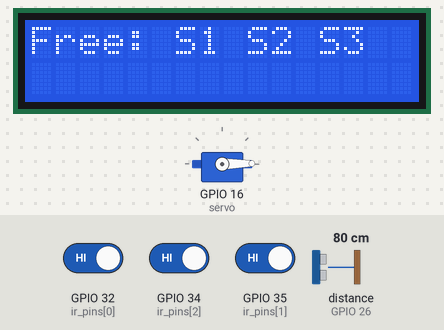
A program run on a simulated ESP32 board running MicroPython. On the bench: 16×2 character LCD, servo. The test bench sets the inputs (shaded band); at power-on: GPIO 32 (ir_pins[0]) HIGH, GPIO 34 (ir_pins[2]) HIGH, GPIO 35 (ir_pins[1]) HIGH, distance to the obstacle (sensor on GPIO 26) 80 cm. The echo pulse lasts 58.3 µs per cm; WiFi joins after 1.5 s; requests to the public web service named in the program get a made-up reply in its usual format after 0.4 s (London, UTC, broken clouds, 64 % humidity, 1013 hPa unless stated); servo angles are drawn from the pulse width (0.5 ms = 0°, 2.5 ms = 180°); threads take turns every 2 ms; the clock reads 2024-03-15 10:24:30 at power-on unless the program sets it; what the program prints to the serial console is not drawn.

Above: at 3.7 s.
3.8 s: GPIO 32 (ir_pins[0]) driven LOW
At 5.0 s:
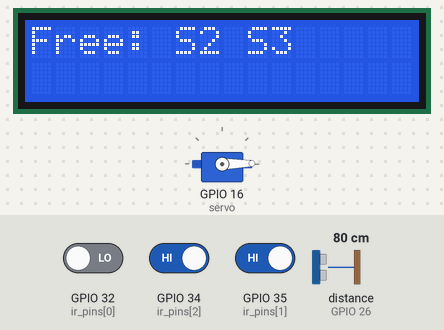
6.8 s: GPIO 34 (ir_pins[2]) driven LOW
At 8.3 s:
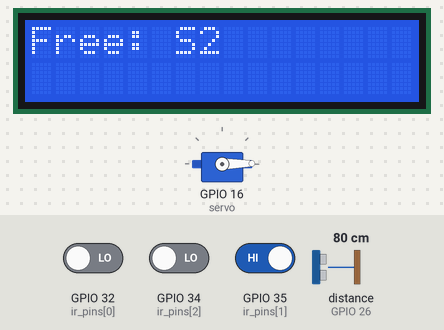
9.8 s: GPIO 35 (ir_pins[1]) driven LOW
At 11.5 s:
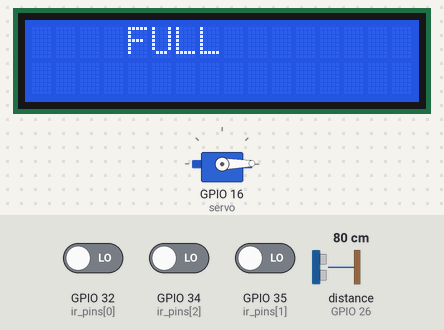
12.8 s: GPIO 32 (ir_pins[0]) driven HIGH
At 15.4 s:
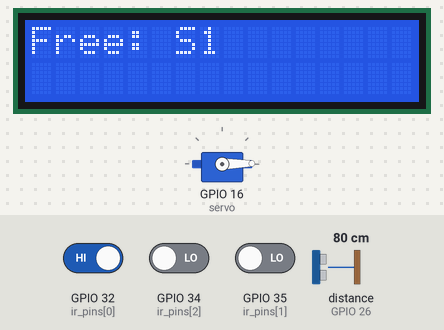
15.8 s: distance to the obstacle (sensor on GPIO 26) set to 21 cm
17.4 s: distance to the obstacle (sensor on GPIO 26) set to 18 cm
At 18.4 s:
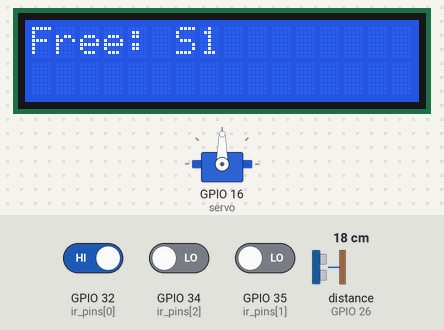
Timing chart, 0 to 19.9 s (numbered marks = the images above; inputs shaded):
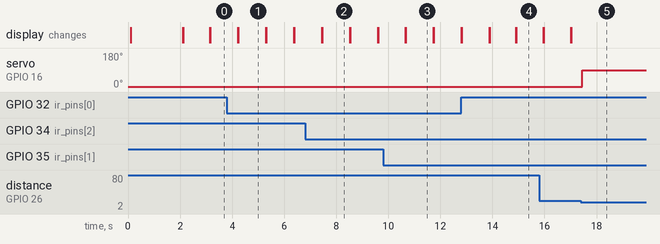

Measured:
- the behaviour switches between 20 and 19 cm on distance to the obstacle (sensor on GPIO 26) (found by bisection; images 4 and 5)
- after the input at 3.8 s, the display: first differs from a run without the input after 0.44 s (image 1)
- after the input at 6.8 s, the display: first differs from a run without the input after 0.66 s (image 2)
- after the input at 9.8 s, the display: first differs from a run without the input after 0.88 s (image 3)
- after the input at 12.8 s, the display: first differs from a run without the input after 2.1 s (image 4)
- after the input at 17.4 s, servo on GPIO 16 (servo): 1° → 90° after 0.05 s
- what the display in image 1 shows lasts 1.1 s, from 4.2 s to 5.3 s

The program:

parking.py
```python
import network
import socket
import time
import urequests
from machine import Pin, PWM, I2C
import ujson

# ======================== CONFIGURATION ========================
# WiFi credentials
WIFI_SSID = "Wokwi-GUEST"
WIFI_PASSWORD = ""


# Telegram Bot
BOT_TOKEN = "8335706055:AAEYOtQxRszYMT0v6IU1bCdfeWm4ig_fn7c"
CHAT_ID = "-4846234897"

# Pin definitions
TRIG_PIN = 27
ECHO_PIN = 26
SERVO_PIN = 16
IR_SLOT1 = 32
IR_SLOT2 = 35
IR_SLOT3 = 34

# LCD I2C pins
LCD_SDA = 21
LCD_SCL = 22

# Constants
TOTAL_SLOTS = 3
DETECTION_DISTANCE = 20  # cm
DEBOUNCE_TIME = 200  # ms
LEAVE_GRACE = 1000  # 1 second
PRICE_PER_MINUTE = 0.5  # $0.5 per minute

# ======================== HARDWARE SETUP ========================
# Ultrasonic sensor
trig = Pin(TRIG_PIN, Pin.OUT)
echo = Pin(ECHO_PIN, Pin.IN)

# Servo
servo = PWM(Pin(SERVO_PIN), freq=50)

# IR sensors
ir_pins = [
    Pin(IR_SLOT1, Pin.IN, Pin.PULL_UP),
    Pin(IR_SLOT2, Pin.IN, Pin.PULL_UP),
    Pin(IR_SLOT3, Pin.IN, Pin.PULL_UP),
]

# LCD (I2C 16x2)
try:
    i2c = I2C(0, sda=Pin(LCD_SDA), scl=Pin(LCD_SCL), freq=100000)
    lcd_addr = 0x27
    has_lcd = True
except:
    has_lcd = False
    print("LCD not found - continuing without LCD")


# ======================== LCD DRIVER ========================
class LCD_I2C:
    def __init__(self, i2c, addr=0x27):
        self.i2c = i2c
        self.addr = addr
        self.backlight = 0x08
        self.init_lcd()

    def write_nibble(self, data):
        self.i2c.writeto(self.addr, bytearray([data | self.backlight]))
        time.sleep_us(1)
        self.i2c.writeto(self.addr, bytearray([data | 0x04 | self.backlight]))
        time.sleep_us(1)
        self.i2c.writeto(self.addr, bytearray([data | self.backlight]))
        time.sleep_us(100)

    def write_byte(self, data, mode):
        self.write_nibble(mode | (data & 0xF0))
        self.write_nibble(mode | ((data << 4) & 0xF0))

    def init_lcd(self):
        time.sleep_ms(50)
        self.write_nibble(0x30)
        time.sleep_ms(5)
        self.write_nibble(0x30)
        time.sleep_us(150)
        self.write_nibble(0x30)
        self.write_nibble(0x20)
        self.write_byte(0x28, 0)  # 4-bit, 2 lines
        self.write_byte(0x0C, 0)  # Display on, cursor off
        self.write_byte(0x06, 0)  # Entry mode
        self.clear()

    def clear(self):
        self.write_byte(0x01, 0)
        time.sleep_ms(2)

    def set_cursor(self, col, row):
        row_offsets = [0x00, 0x40]
        self.write_byte(0x80 | (col + row_offsets[row]), 0)

    def print(self, text):
        for char in text:
            self.write_byte(ord(char), 1)


# Initialize LCD
if has_lcd:
    lcd = LCD_I2C(i2c, lcd_addr)
else:
    lcd = None

# ======================== GLOBAL STATE ========================
slots = [
    {
        "occupied": False,
        "assigned_id": 0,
        "time_in": 0,
        "last_change_time": 0,
        "last_state": False,
        "leave_detected_time": 0,
    },
    {
        "occupied": False,
        "assigned_id": 0,
        "time_in": 0,
        "last_change_time": 0,
        "last_state": False,
        "leave_detected_time": 0,
    },
    {
        "occupied": False,
        "assigned_id": 0,
        "time_in": 0,
        "last_change_time": 0,
        "last_state": False,
        "leave_detected_time": 0,
    },
]

ticket_history = []
id_used = [False, False, False, False]  # index 0 unused, 1-3 for IDs


# ======================== SERVO CONTROL ========================
def open_gate():
    servo.duty(77)  # 90 degrees (~1.5ms pulse)
    print("Gate OPENED")


def close_gate():
    servo.duty(26)  # 0 degrees (~0.5ms pulse)
    print("Gate CLOSED")


# ======================== ULTRASONIC SENSOR ========================
def get_distance():
    trig.off()
    time.sleep_us(2)
    trig.on()
    time.sleep_us(10)
    trig.off()

    timeout = 30000
    start = time.ticks_us()
    while echo.value() == 0:
        if time.ticks_diff(time.ticks_us(), start) > timeout:
            return 999
        pass

    pulse_start = time.ticks_us()
    while echo.value() == 1:
        if time.ticks_diff(time.ticks_us(), pulse_start) > timeout:
            return 999
        pass
    pulse_end = time.ticks_us()

    duration = time.ticks_diff(pulse_end, pulse_start)
    distance = (duration * 0.0343) / 2
    return distance


# ======================== PARKING LOGIC ========================
def get_free_slot_count():
    return sum(1 for s in slots if not s["occupied"])


def get_lowest_available_id():
    for i in range(1, TOTAL_SLOTS + 1):
        if not id_used[i]:
            return i
    return 0


def assign_car_to_slot(slot_index):
    # Prevent double assignment - check if already occupied
    if slots[slot_index]["occupied"]:
        return

    car_id = get_lowest_available_id()
    if car_id == 0:
        print(f"ERROR: No available ID for Slot S{slot_index+1}")
        return

    # Mark ID as used FIRST to prevent race condition
    id_used[car_id] = True

    # Then update slot info
    slots[slot_index]["occupied"] = True
    slots[slot_index]["assigned_id"] = car_id
    slots[slot_index]["time_in"] = time.time()

    print(f"Car assigned: ID={car_id}, Slot=S{slot_index+1}")


def process_exit(slot_index):
    slot = slots[slot_index]
    car_id = slot["assigned_id"]
    time_out = time.time()
    duration_sec = time_out - slot["time_in"]
    duration_min = duration_sec / 60
    fee = duration_min * PRICE_PER_MINUTE

    ticket = {
        "id": car_id,
        "slot": slot_index + 1,
        "time_in": slot["time_in"],
        "time_out": time_out,
        "duration": duration_min,
        "fee": fee,
        "active": False,
    }

    ticket_history.append(ticket)
    if len(ticket_history) > 20:
        ticket_history.pop(0)

    # Free the slot and ID
    id_used[car_id] = False
    slots[slot_index]["occupied"] = False
    slots[slot_index]["assigned_id"] = 0
    slots[slot_index]["time_in"] = 0
    slots[slot_index]["leave_detected_time"] = 0

    print(
        f"Exit processed: ID={car_id}, Duration={duration_min:.1f}min, Fee=${fee:.2f}"
    )
    send_telegram_receipt(ticket)


def update_slots():
    now = time.ticks_ms()

    for i in range(TOTAL_SLOTS):
        current_ir = ir_pins[i].value() == 0  # LOW = occupied

        # Debounce
        if current_ir != slots[i]["last_state"]:
            slots[i]["last_change_time"] = now
            slots[i]["last_state"] = current_ir

        # Only process if state is stable for debounce period
        time_diff = time.ticks_diff(now, slots[i]["last_change_time"])
        if time_diff > DEBOUNCE_TIME:
            # Entry detection - only if not already occupied
            if current_ir and not slots[i]["occupied"]:
                assign_car_to_slot(i)
                # Reset debounce to prevent immediate re-trigger
                slots[i]["last_change_time"] = now

            # Exit detection with grace period
            elif not current_ir and slots[i]["occupied"]:
                if slots[i]["leave_detected_time"] == 0:
                    slots[i]["leave_detected_time"] = now
                elif (
                    time.ticks_diff(now, slots[i]["leave_detected_time"]) >= LEAVE_GRACE
                ):
                    process_exit(i)
                    # Reset debounce
                    slots[i]["last_change_time"] = now
            else:
                # Reset leave detection if car is still there
                slots[i]["leave_detected_time"] = 0


def check_entry():
    distance = get_distance()

    if 0 < distance < DETECTION_DISTANCE:
        free_count = get_free_slot_count()

        if free_count == 0:
            print("Parking FULL - Gate closed")
        else:
            print("Car detected - Opening gate")
            open_gate()
            time.sleep(5)
            close_gate()

        time.sleep(2)


# ======================== LCD UPDATE ========================
def update_lcd():
    if not lcd:
        return

    free_count = get_free_slot_count()

    lcd.clear()
    if free_count == 0:
        lcd.set_cursor(0, 0)
        lcd.print("    FULL")
    else:
        lcd.set_cursor(0, 0)
        lcd.print("Free:")
        col = 6
        for i in range(TOTAL_SLOTS):
            if not slots[i]["occupied"]:
                lcd.set_cursor(col, 0)
                lcd.print(f"S{i+1}")
                col += 3


# ======================== TELEGRAM ========================
def send_telegram_receipt(ticket):
    try:
        message = "\n".join(
            [
                "Ticket **CLOSED**",
                "",
                f"ID: {ticket['id']}",
                f"Slot: S{ticket['slot']}",
                f"Duration: {ticket['duration']:.1f} minutes",
                f"Fee: ${ticket['fee']:.2f}",
            ]
        )

        url = f"https://api.telegram.org/bot{BOT_TOKEN}/sendMessage"
        data = ujson.dumps({"chat_id": CHAT_ID, "text": message})
        headers = {"Content-Type": "application/json"}

        response = urequests.post(url, data=data, headers=headers)

        if response.status_code == 200:
            print("Telegram receipt sent")
        else:
            raise Exception(f"HTTP {response.status_code}: {response.text}")

        response.close()

    except Exception as e:
        print(f"Telegram error: {e}")


# ======================== WEB SERVER ========================
def connect_wifi():
    wlan = network.WLAN(network.STA_IF)
    wlan.active(True)
    wlan.connect(WIFI_SSID, WIFI_PASSWORD)

    max_wait = 10

    while not wlan.isconnected() and max_wait > 0:
        print(".", end="")
        time.sleep(1)
        max_wait -= 1

    if not wlan.isconnected():
        print("\nWiFi connection failed!")
        return
    else:
        print("Connected!")
        ip = wlan.ifconfig()[0]
        print(f"IP: {ip}")
        return ip


def get_status_json():
    free_count = get_free_slot_count()
    occupied_count = TOTAL_SLOTS - free_count

    slots_data = []
    for i in range(TOTAL_SLOTS):
        s = slots[i]
        elapsed = int(time.time() - s["time_in"]) if s["occupied"] else 0
        slots_data.append(
            {
                "slot": i + 1,
                "occupied": s["occupied"],
                "id": s["assigned_id"] if s["occupied"] else None,
                "time_in": s["time_in"] if s["occupied"] else None,
                "elapsed": elapsed if s["occupied"] else 0,
            }
        )

    active_tickets = [
        {
            "id": s["assigned_id"],
            "slot": i + 1,
            "time_in": s["time_in"],
            "elapsed": int(time.time() - s["time_in"]),
        }
        for i, s in enumerate(slots)
        if s["occupied"]
    ]

    recent_tickets = [
        {
            "id": t["id"],
            "slot": t["slot"],
            "duration": round(t["duration"], 1),
            "fee": round(t["fee"], 2),
            "time_out": t["time_out"],
        }
        for t in reversed(ticket_history[-10:])
    ]

    return {
        "total": TOTAL_SLOTS,
        "free": free_count,
        "occupied": occupied_count,
        "status": "Available" if free_count > 0 else "FULL",
        "slots": slots_data,
        "active_tickets": active_tickets,
        "recent_tickets": recent_tickets,
    }


def web_page():
    html = """<!DOCTYPE html>
<html>
<head>
    <meta charset="UTF-8">
    <meta name="viewport" content="width=device-width, initial-scale=1.0">
    <title>Smart Parking System</title>
    <style>
        * { margin: 0; padding: 0; box-sizing: border-box; }
        body { font-family: Arial, sans-serif; background: #f0f2f5; padding: 20px; }
        .container { max-width: 1200px; margin: 0 auto; }
        .header { background: linear-gradient(135deg, #667eea 0%, #764ba2 100%);
                  color: white; padding: 20px; border-radius: 10px; margin-bottom: 20px; }
        .status-bar { display: flex; justify-content: space-around; margin-top: 15px; }
        .status-item { text-align: center; }
        .status-item h3 { font-size: 32px; margin: 5px 0; }
        .status-item p { opacity: 0.9; }
        .slots { display: grid; grid-template-columns: repeat(auto-fit, minmax(300px, 1fr));
                 gap: 15px; margin-bottom: 20px; }
        .slot { background: white; padding: 20px; border-radius: 10px; box-shadow: 0 2px 10px rgba(0,0,0,0.1); }
        .slot.occupied { border-left: 5px solid #ef4444; }
        .slot.free { border-left: 5px solid #10b981; }
        .slot h3 { margin-bottom: 10px; }
        .slot-info { display: flex; flex-direction: column; gap: 8px; }
        .slot-info span { font-size: 14px; }
        .table-container { background: white; padding: 20px; border-radius: 10px;
                          box-shadow: 0 2px 10px rgba(0,0,0,0.1); margin-bottom: 20px; }
        table { width: 100%; border-collapse: collapse; }
        th, td { padding: 12px; text-align: left; border-bottom: 1px solid #e5e7eb; }
        th { background: #f9fafb; font-weight: 600; }
        .badge { display: inline-block; padding: 4px 12px; border-radius: 12px;
                font-size: 12px; font-weight: 600; }
        .badge.success { background: #d1fae5; color: #065f46; }
        .badge.danger { background: #fee2e2; color: #991b1b; }
    </style>
</head>
<body>
    <div class="container">
        <div class="header">
            <h1>🚗 Smart Parking System</h1>
            <div class="status-bar">
                <div class="status-item">
                    <h3 id="total">3</h3>
                    <p>Total Slots</p>
                </div>
                <div class="status-item">
                    <h3 id="free">0</h3>
                    <p>Free</p>
                </div>
                <div class="status-item">
                    <h3 id="occupied">0</h3>
                    <p>Occupied</p>
                </div>
                <div class="status-item">
                    <span class="badge success" id="status">Available</span>
                </div>
            </div>
        </div>

        <div class="slots" id="slots"></div>

        <div class="table-container">
            <h2 style="margin-bottom: 15px;">🎫 Active Tickets</h2>
            <table id="activeTable">
                <thead>
                    <tr><th>ID</th><th>Slot</th><th>Time In</th><th>Elapsed</th></tr>
                </thead>
                <tbody></tbody>
            </table>
        </div>

        <div class="table-container">
            <h2 style="margin-bottom: 15px;">📋 Recent Closed Tickets</h2>
            <table id="recentTable">
                <thead>
                    <tr><th>ID</th><th>Slot</th><th>Duration</th><th>Fee</th><th>Time Out</th></tr>
                </thead>
                <tbody></tbody>
            </table>
        </div>
    </div>

    <script>
        function formatTime(timestamp) {
            return new Date(timestamp * 1000).toLocaleString();
        }

        function formatElapsed(seconds) {
            const mins = Math.floor(seconds / 60);
            const secs = seconds % 60;
            return mins + 'm ' + secs + 's';
        }

        async function updateDashboard() {
            try {
                const response = await fetch('/status');
                const data = await response.json();

                document.getElementById('total').textContent = data.total;
                document.getElementById('free').textContent = data.free;
                document.getElementById('occupied').textContent = data.occupied;

                const statusBadge = document.getElementById('status');
                statusBadge.textContent = data.status;
                statusBadge.className = 'badge ' + (data.status === 'FULL' ? 'danger' : 'success');

                const slotsDiv = document.getElementById('slots');
                slotsDiv.innerHTML = data.slots.map(s => `
                    <div class="slot ${s.occupied ? 'occupied' : 'free'}">
                        <h3>Slot ${s.slot}</h3>
                        <div class="slot-info">
                            <span><strong>Status:</strong> ${s.occupied ? '🔴 Occupied' : '🟢 Free'}</span>
                            ${s.occupied ? `
                                <span><strong>ID:</strong> ${s.id}</span>
                                <span><strong>Time In:</strong> ${formatTime(s.time_in)}</span>
                                <span><strong>Elapsed:</strong> ${formatElapsed(s.elapsed)}</span>
                            ` : ''}
                        </div>
                    </div>
                `).join('');

                const activeBody = document.querySelector('#activeTable tbody');
                activeBody.innerHTML = data.active_tickets.map(t => `
                    <tr>
                        <td>${t.id}</td>
                        <td>S${t.slot}</td>
                        <td>${formatTime(t.time_in)}</td>
                        <td>${formatElapsed(t.elapsed)}</td>
                    </tr>
                `).join('') || '<tr><td colspan="4" style="text-align:center;">No active tickets</td></tr>';

                const recentBody = document.querySelector('#recentTable tbody');
                recentBody.innerHTML = data.recent_tickets.map(t => `
                    <tr>
                        <td>${t.id}</td>
                        <td>S${t.slot}</td>
                        <td>${t.duration} min</td>
                        <td>$${t.fee.toFixed(2)}</td>
                        <td>${formatTime(t.time_out)}</td>
                    </tr>
                `).join('') || '<tr><td colspan="5" style="text-align:center;">No recent tickets</td></tr>';

            } catch (error) {
                console.error('Update failed:', error);
            }
        }

        updateDashboard();
        setInterval(updateDashboard, 3000);
    </script>
</body>
</html>"""
    return html


def start_server():
    addr = socket.getaddrinfo("0.0.0.0", 80)[0][-1]
    s = socket.socket()
    s.setsockopt(socket.SOL_SOCKET, socket.SO_REUSEADDR, 1)
    s.bind(addr)
    s.listen(1)
    print("Web server running on port 80")

    while True:
        try:
            cl, addr = s.accept()
            request = cl.recv(1024).decode()

            if "GET /status" in request:
                response = ujson.dumps(get_status_json())
                cl.send("HTTP/1.1 200 OK\r\nContent-Type: application/json\r\n\r\n")
                cl.send(response)
            else:
                cl.send("HTTP/1.1 200 OK\r\nContent-Type: text/html\r\n\r\n")
                cl.send(web_page())

            cl.close()
        except Exception as e:
            print(f"Server error: {e}")
            try:
                cl.close()
            except:
                pass


# ======================== MAIN PROGRAM ========================
def main():
    print("Smart Parking System Starting...")

    if lcd:
        lcd.clear()
        lcd.set_cursor(0, 0)
        lcd.print("Initializing...")

    close_gate()
    ip = connect_wifi()

    if ip:
        print(f"\nAccess dashboard at: http://{ip}")

    update_lcd()

    # Start server in background (non-blocking simulation)
    import _thread

    _thread.start_new_thread(start_server, ())

    print("\nSystem Ready!")
    last_lcd_update = time.ticks_ms()

    while True:
        try:
            check_entry()
            update_slots()

            if time.ticks_diff(time.ticks_ms(), last_lcd_update) > 1000:
                update_lcd()
                last_lcd_update = time.ticks_ms()

            time.sleep(0.05)

        except KeyboardInterrupt:
            print("\nShutting down...")
            close_gate()
            break
        except Exception as e:
            print(f"Error: {e}")
            time.sleep(1)


# Run the system
if __name__ == "__main__":
    main()
```
